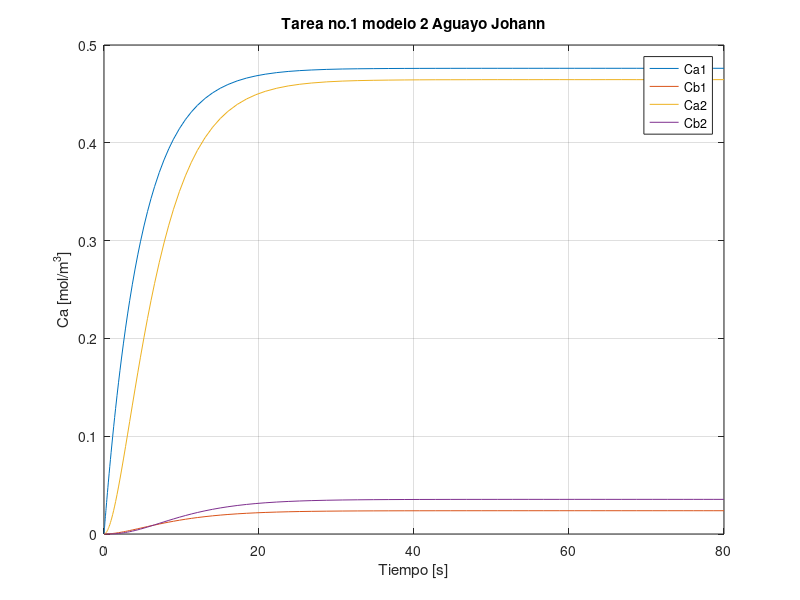

Here is the MATLAB script that generated this plot:
%Tarea 1 modelo 2 control de procesos
%Reactores en serie con mismo volumen y flujo ctte
function Reactor_en_serie_2
clear
clc
[T,y]=ode45(@modelo_2,[0,80],[0,0,0,0]);
y
%datos
plot(T,y)
title("Tarea no.1 modelo 2 Aguayo Johann")
ylabel("Ca [mol/m^3]"),xlabel("Tiempo [s]");
grid
legend("Ca1","Cb1","Ca2","Cb2")

end
function dydT=modelo_2(T,y)
%datos
Ca1 = y(1);
Cb1= y(2);
Ca2 = y(3);
Cb2 = y(4);
F = 0.008; %m^3/s
v1 = 0.04; %m^3
v2 = 0.02; %m^3
k = 0.01; %1/s
Cao = 0.5; %mol/m^3

%Ecuacion de diseño CSTR
dydT(1)=((F*Cao)/v1)-((F*Ca1)/v1)-(k*Ca1);
dydT(2)=(k*Ca1)-((F*Cb1)/v1);
dydT(3)=((F*Ca1)/v2)-((F*Ca2)/v2)-(k*Ca2);
dydT(4)=(k*Ca2)+((F*Cb1)/v2)-((F*Cb2)/v2);
dydT=dydT';
end